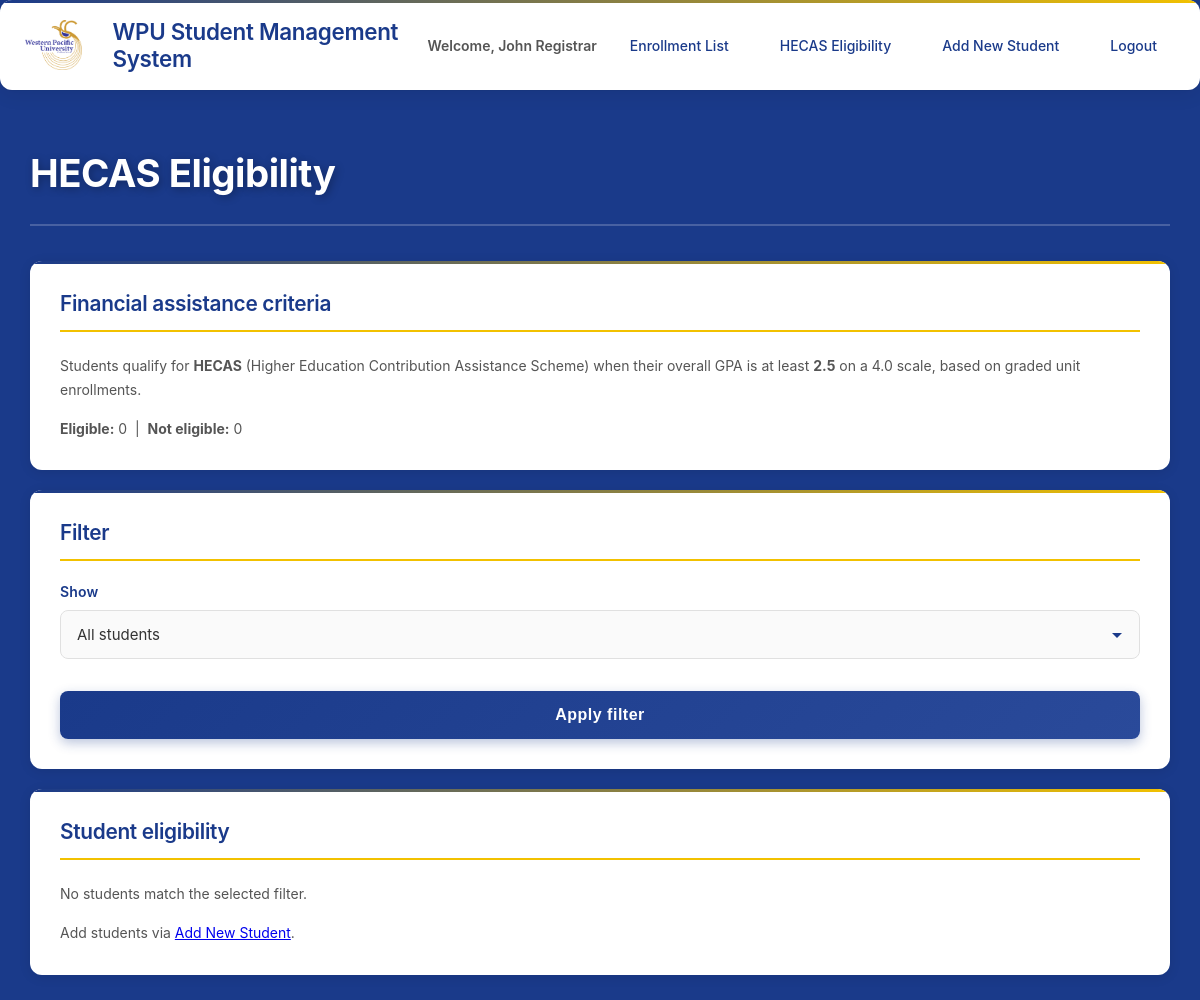
Page /hecas_eligibility.php (signed in) on the earlier database version.
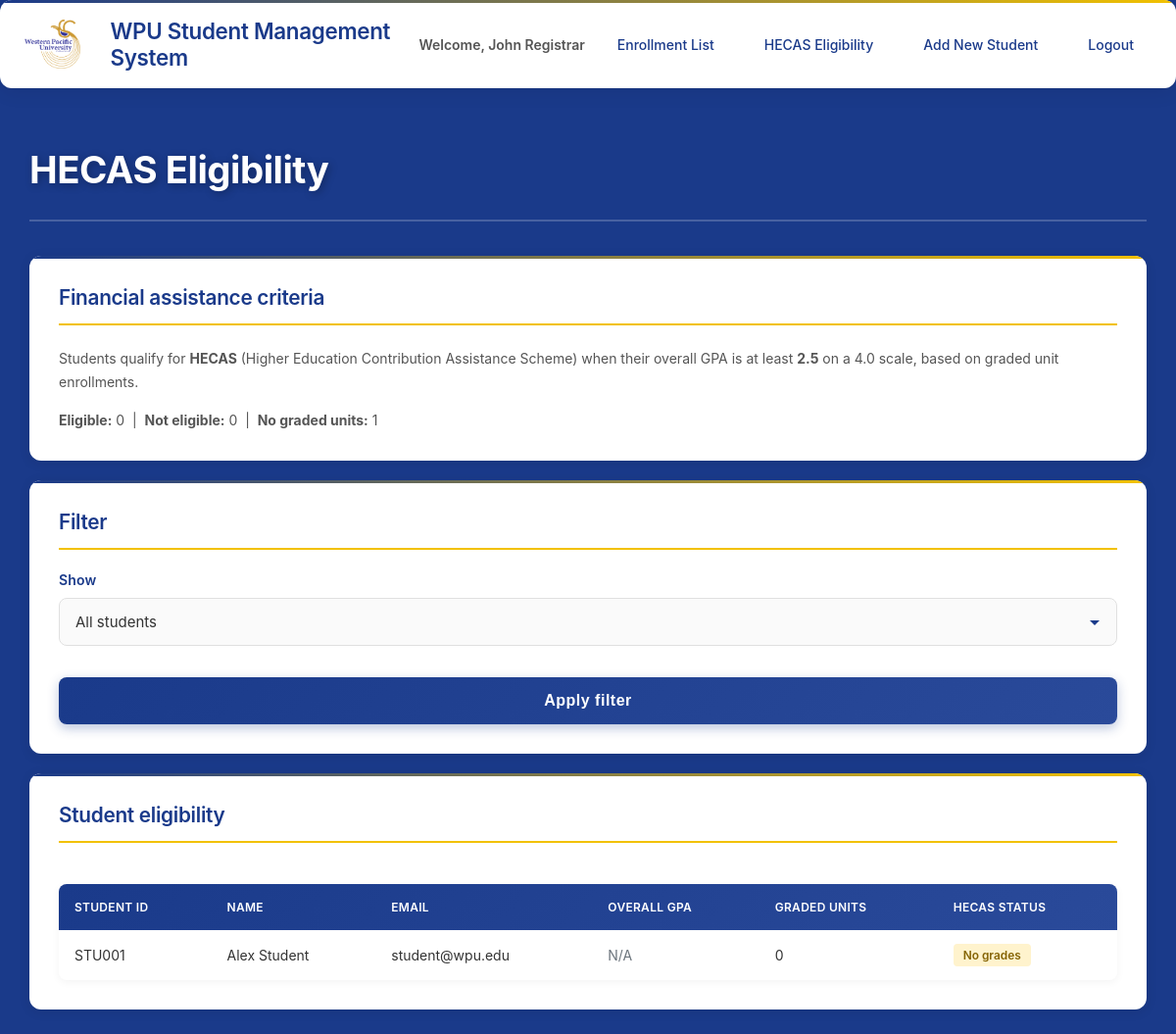
Same page on the later database version.
### tables this page shows
CREATE TABLE students (
    student_id VARCHAR(20) PRIMARY KEY,
    name VARCHAR(100) NOT NULL,
    gender ENUM('Male', 'Female', 'Other') NOT NULL,
    address TEXT,
    contact_number VARCHAR(20),
    email VARCHAR(100) UNIQUE NOT NULL,
    password VARCHAR(255) NOT NULL,
    created_at TIMESTAMP DEFAULT CURRENT_TIMESTAMP
);

### hecas_eligibility.php (the view, shortened to what the changed rows need)
<?php
require_once __DIR__ . '/config/database.php';
$conn = getDBConnection();
$sql = "SELECT s.student_id, s.name, s.email,
               COUNT(e.mark) AS graded_count,
               AVG(e.mark) AS avg_mark
        FROM students s
        LEFT JOIN enrollments e ON e.student_id = s.student_id AND e.mark IS NOT NULL
        GROUP BY s.student_id, s.name, s.email
        ORDER BY s.name";
$result = $conn->query($sql);
$students = $result ? $result->fetch_all(MYSQLI_ASSOC) : [];
$rows = [];
$counts = ['eligible' => 0, 'ineligible' => 0, 'no_grades' => 0];
foreach ($students as $student) {
    $graded_count = intval($student['graded_count']);
    if ($graded_count > 0) {
        $gpa = round(floatval($student['avg_mark']) / 25.0, 2);
    } else {
        $gpa = 0.00;
    }
    $eligible = $graded_count > 0 && $gpa >= HECAS_MIN_GPA;
    if ($graded_count === 0) {
        $counts['no_grades']++;
    } elseif ($eligible) {
        $counts['eligible']++;
    } else {
        $counts['ineligible']++;
    }
    $rows[] = [
        'student_id' => $student['student_id'],
        'name' => $student['name'],
        'email' => $student['email'],
        'gpa' => $gpa,
        'graded_count' => $graded_count,
        'eligible' => $eligible,
    ];
}
?>
<!DOCTYPE html>
<html lang="en">
<head>
    <link rel="stylesheet" href="assets/css/style.css">
</head>
<body class="dashboard-page">
    <nav class="navbar">
        <div class="nav-container">
            <h2>WPU Student Management System</h2>
        </div>
    </nav>
    <div class="container">
        <div class="dashboard-header">
            <h1>HECAS Eligibility</h1>
        </div>
        <div class="card" style="margin-bottom: 20px;">
            <h3>Financial assistance criteria</h3>
            <p>Students qualify for <strong>HECAS</strong> (Higher Education Contribution Assistance Scheme) when their overall GPA is at least <strong><?php echo number_format(HECAS_MIN_GPA, 1); ?></strong> on a 4.0 scale, based on graded unit enrollments.</p>
            <p><strong>Eligible:</strong> <?php echo $counts['eligible']; ?>
                &nbsp;|&nbsp; <strong>Not eligible:</strong> <?php echo $counts['ineligible']; ?>
                <?php if ($counts['no_grades'] > 0): ?>
                    &nbsp;|&nbsp; <strong>No graded units:</strong> <?php echo $counts['no_grades']; ?>
                <?php endif; ?>
            </p>
        </div>
        <div class="card">
            <h3>Student eligibility</h3>
            <?php if (!empty($rows)): ?>
                <table class="data-table">
                    <thead>
                        <tr>
                            <th>Student ID</th>
                            <th>Name</th>
                            <th>Email</th>
                            <th>Overall GPA</th>
                            <th>Graded units</th>
                            <th>HECAS status</th>
                        </tr>
                    </thead>
                    <tbody>
                        <?php foreach ($rows as $row): ?>
                            <tr>
                                <td><?php echo htmlspecialchars($row['student_id']); ?></td>
                                <td><?php echo htmlspecialchars($row['name']); ?></td>
                                <td><?php echo htmlspecialchars($row['email']); ?></td>
                                <td>
                                    <?php if ($row['graded_count'] > 0): ?>
                                        <span class="gpa"><?php echo number_format($row['gpa'], 2); ?></span>
                                    <?php else: ?>
                                        <span class="text-muted">N/A</span>
                                    <?php endif; ?>
                                </td>
                                <td><?php echo $row['graded_count']; ?></td>
                                <td>
                                    <?php if ($row['graded_count'] === 0): ?>
                                        <span class="status-badge status-pending">No grades</span>
                                    <?php elseif ($row['eligible']): ?>
                                        <span class="status-badge status-eligible">Eligible</span>
                                    <?php else: ?>
                                        <span class="status-badge status-ineligible">Not eligible</span>
                                    <?php endif; ?>
                                </td>
                            </tr>
                        <?php endforeach; ?>
                    </tbody>
                </table>
            <?php else: ?>
                <p>No students match the selected filter.</p>
                <?php if (count($students) === 0): ?>
                    <p>Add students via <a href="add_student.php">Add New Student</a>.</p>
                <?php endif; ?>
            <?php endif; ?>
        </div>
    </div>
</body>
</html>

Differences in the rows shown:
added students: student_id "STU001", name "Alex Student", email "student@wpu.edu", graded_count "0"
Other differences:
$counts['no_grades']: (not shown) → "1"
text no longer shown: "No students match the selected filter. Add students via Add New Student ."
text now shown: "| No graded units: STUDENT ID NAME EMAIL OVERALL GPA GRADED UNITS HECAS STATUS"
